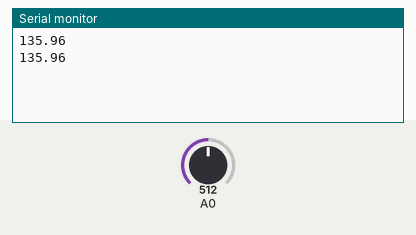
A sketch run on a simulated Arduino Uno, built with avr-gcc and run on an emulated ATmega328P. On the bench: the last lines printed to the serial monitor. Inputs (shaded band) come from the test bench; at power-on: A0 = 512.

Above: at 1.8 s.
1.9 s: A0 set to 716
At 2.8 s:
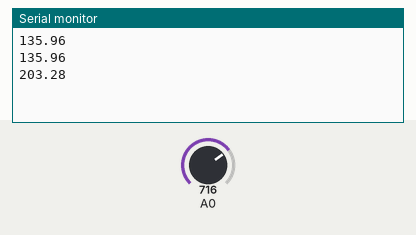
3.4 s: A0 set to 900
At 4.4 s:
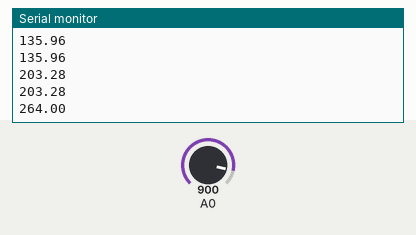
Timing chart, 0 to 6.4 s (numbered marks = the images above; inputs shaded):
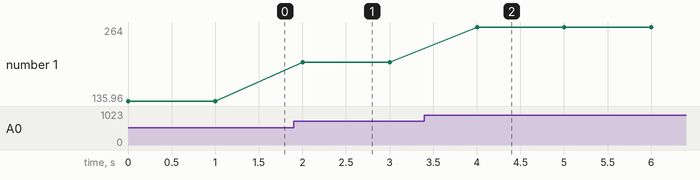

Measured:
- after the input at 1.9 s, the serial monitor: prints a new line after 0.10 s (image 1)
- after the input at 3.4 s, the serial monitor: prints a new line after 0.60 s (image 2)
- plotted number 1: 135.96 → 203.28 after the input at 1.9 s, 203.28 → 264 after the input at 3.4 s

The sketch:

Temperature.ino
```cpp
/*     ———————————————————
*     |  Arduino Experimentation Kit Example Code             |
*     |  CIRC-10 .: Temperature :. (TMP36 Temperature Sensor) |
*     ———————————————————
*
*  A simple program to output the current temperature to the IDE’s debug window
*
*  For more details on this circuit: http://tinyurl.com/c89tvd
*/

//TMP36 Pin Variables

int temperaturePin = 0; //the analog pin the TMP36's Vout (sense) pin is connected to
                        //the resolution is 10 mV / degree centigrade
                        //(500 mV offset) to make negative temperatures an option

/*
* setup() – this function runs once when you turn your Arduino on
* We initialize the serial connection with the computer
*/
void setup()
{
  analogReference(EXTERNAL);
  Serial.begin(9600);  //Start the serial connection with the copmuter
                       //to view the result open the serial monitor
                       //last button beneath the file bar (looks like a box with an antenae)
}

void loop()                     // run over and over again
{
float temperature = getVoltage(temperaturePin);  //getting the voltage reading from the temperature sensor
temperature = (temperature - 0.33) * 100;          //converting from 10 mv per degree wit 500 mV offset
                                                  //to degrees ((volatge – 500mV) times 100)
Serial.println(temperature);                     //printing the result
delay(1000);                                     //waiting a second
}

/*
* getVoltage() – returns the voltage on the analog input defined by
* pin
*/
float getVoltage(int pin){
return (analogRead(pin) * 0.0033); //converting from a 0 to 1023 digital range
                                        // to 0 to 5 volts (each 1 reading equals ~ 5 millivolts
}
```
